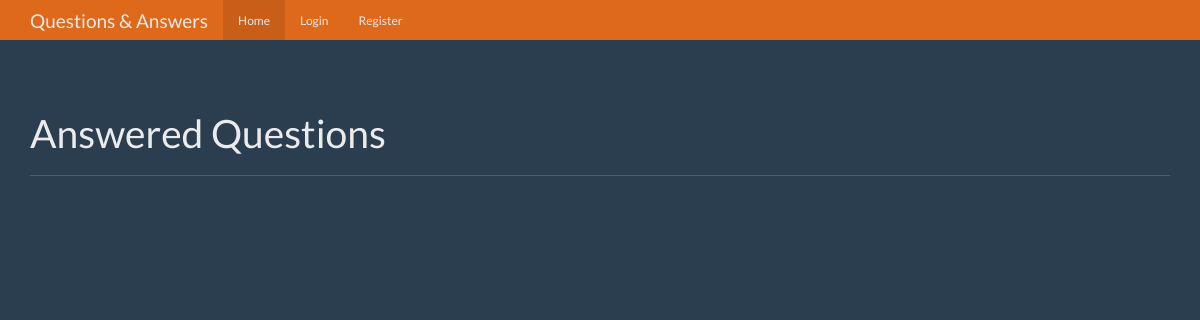
Before: / with the older database file.
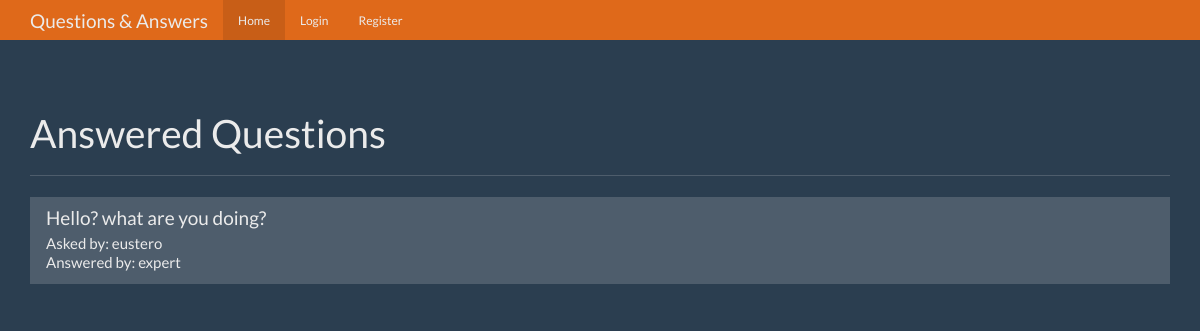
After: the same page with the newer database file.
### tables this page shows
CREATE TABLE questions(
    id integer primary key autoincrement,
    question_text text not null,
    answer_text text,
    asked_by_id integer not null,
    expert_id integer not null
    );

CREATE TABLE users (
    id integer primary key autoincrement,
    name text not null,
    password text not null,
    expert boolean not null,
    admin boolean not null
);

### app.py (the view)
@app.route('/')
def index():
    user = get_current_user()
    db = get_db()
    questions_cur = db.execute(
        '''select
                questions.id as question_id,
                questions.question_text,
                askers.name as asker_name,
                experts.name as expert_name
            from questions join users as askers on askers.id = questions.asked_by_id
            join users as experts on experts.id = questions.expert_id
            where questions.answer_text is not null''')
    questions_result = questions_cur.fetchall()
    return render_template('home.html', user=user, questions=questions_result)

### app.py (called while the page is built)
def get_current_user():
    user_result = None
    if 'user' in session:
        user = session['user']
        db = get_db()
        user_cur = db.execute('select id, name, password, expert, admin from users where name = ?', [user])
        user_result = user_cur.fetchone()
    return user_result

### database.py (called while the page is built)
def connect_db():
    sql = sqlite3.connect('questions.db')
    sql.row_factory = sqlite3.Row
    return sql

def get_db():
    if not hasattr(g, 'sqlite_db'):
        g.sqlite_db = connect_db()
    return g.sqlite_db

### templates/home.html (shortened to what this page needs)
{% from "show_links.html" import show_links %}
<!DOCTYPE html>
<html lang="en">
  <head>
    <link href="{{ url_for('static', filename='bootstrap.min.css') }}" rel="stylesheet">
    <link href="{{ url_for('static', filename='theme.css') }}" rel="stylesheet">
  </head>
  <body>
    <nav class="navbar navbar-inverse navbar-fixed-top">
      <div class="container">
        <div class="navbar-header">
          <a class="navbar-brand" href="#">Questions & Answers</a>
        </div>
        <div id="navbar" class="navbar-collapse collapse">
           {{ show_links(user) }}
        </div>
      </div>
    </nav>
    <div class="container theme-showcase" role="main">
      <div class="page-header">
        <h1>Answered Questions</h1>
      </div>
      <div class="row">
        <div class="col-lg-12">
          <div class="list-group">
              {% for question in questions %}
              <a href="{{ url_for('question', question_id=question['question_id']) }}" class="list-group-item">
              <h4 class="list-group-item-heading">{{ question['question_text'] }}</h4>
              <p class="list-group-item-text">Asked by: {{ question['asker_name'] }}</p>
              <p class="list-group-item-text">Answered by: {{ question['expert_name'] }}</p>
              </a>
              {% endfor %}
          </div>
        </div>
      </div>
    </div>
  </body>
</html>

Changed rows visible on the page:
now on this page (row edited): questions: question_text "Hello? what are you doing?", asker_name "eustero", expert_name "expert"
